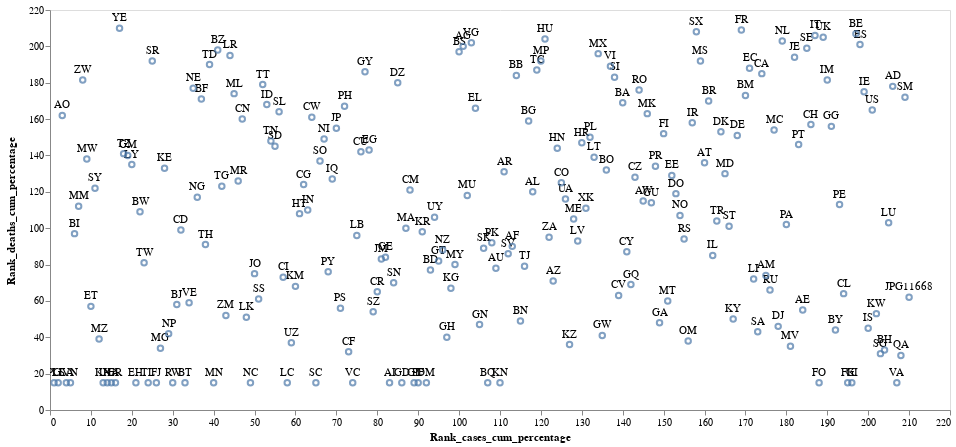

Notebook cell for this chart:
### Code cell
# Create an interactive zoom and navigation to compare those ranks for different countries (use code code here) via a scatterplot
points = alt.Chart(df_last_date).mark_point().encode(
    x='Rank_cases_cum_percentage:Q',
    y=alt.Y('Rank_deaths_cum_percentage:Q', axis=alt.Axis(minExtent=30)), # use min extent to stabilize axis title placement
    tooltip=['country','cases_cum', 'deaths_cum', 'Rank_cases_cum_percentage', 'Rank_deaths_cum_percentage' ]
).properties(
    width=900,
    height=400
)
text = points.mark_text(
    align='center',
    dx=0,
    dy=-10
).encode(
    text = 'code'
)


(text + points).configure_axis(grid=False).interactive()

### Figure 1 — Vega-Lite specification as saved in the notebook (floating-point values rounded to 4 significant figures; data arrays with more than 128 entries replaced by an {"elided": "..."} marker saying what was removed)
{"config": {"view": {"continuousWidth": 400, "continuousHeight": 300}, "axis": {"grid": false}}, "layer": [{"mark": {"type": "text", "align": "center", "dx": 0, "dy": -10}, "encoding": {"text": {"type": "nominal", "field": "code"}, "tooltip": [{"type": "nominal", "field": "country"}, {"type": "quantitative", "field": "cases_cum"}, {"type": "quantitative", "field": "deaths_cum"}, {"type": "quantitative", "field": "Rank_cases_cum_percentage"}, {"type": "quantitative", "field": "Rank_deaths_cum_percentage"}], "x": {"type": "quantitative", "field": "Rank_cases_cum_percentage"}, "y": {"type": "quantitative", "axis": {"minExtent": 30}, "field": "Rank_deaths_cum_percentage"}}, "height": 400, "selection": {"selector001": {"type": "interval", "bind": "scales", "encodings": ["x", "y"]}}, "width": 900}, {"mark": "point", "encoding": {"tooltip": [{"type": "nominal", "field": "country"}, {"type": "quantitative", "field": "cases_cum"}, {"type": "quantitative", "field": "deaths_cum"}, {"type": "quantitative", "field": "Rank_cases_cum_percentage"}, {"type": "quantitative", "field": "Rank_deaths_cum_percentage"}], "x": {"type": "quantitative", "field": "Rank_cases_cum_percentage"}, "y": {"type": "quantitative", "axis": {"minExtent": 30}, "field": "Rank_deaths_cum_percentage"}}, "height": 400, "width": 900}], "data": {"name": "data-30c406ed0950b7b9ece76e57fc50e822"}, "$schema": "https://vega.github.io/schema/vega-lite/v4.0.2.json", "datasets": {"data-30c406ed0950b7b9ece76e57fc50e822": {"elided": "210 records"}}}
